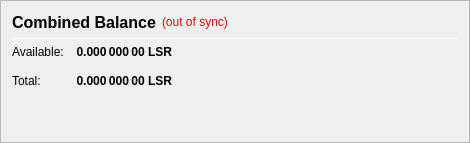
                   <widget class="QFrame" name="frame_CombinedBalances">
                    <property name="minimumSize">
                     <size>
                      <width>470</width>
                      <height>0</height>
                     </size>
                    </property>
                    <property name="frameShape">
                     <enum>QFrame::StyledPanel</enum>
                    </property>
                    <property name="frameShadow">
                     <enum>QFrame::Raised</enum>
                    </property>
                    <layout class="QVBoxLayout" name="verticalLayout_5">
                     <item>
                      <layout class="QHBoxLayout" name="horizontalLayout_5" stretch="0,0,0">
                       <item>
                        <widget class="QLabel" name="label_5z">
                         <property name="minimumSize">
                          <size>
                           <width>0</width>
                           <height>20</height>
                          </size>
                         </property>
                         <property name="font">
                          <font>
                           <pointsize>12</pointsize>
                           <weight>75</weight>
                           <bold>true</bold>
                          </font>
                         </property>
                         <property name="toolTip">
                          <string>Combined Balance (including unconfirmed and immature coins)</string>
                         </property>
                         <property name="text">
                          <string>Combined Balance</string>
                         </property>
                        </widget>
                       </item>
                       <item>
                        <widget class="QLabel" name="labelWalletStatus">
                         <property name="cursor">
                          <cursorShape>WhatsThisCursor</cursorShape>
                         </property>
                         <property name="toolTip">
                          <string>The displayed information may be out of date. Your wallet automatically synchronizes with the LeisureCoin network after a connection is established, but this process has not completed yet.</string>
                         </property>
                         <property name="styleSheet">
                          <string notr="true">QLabel { color: red; }</string>
                         </property>
                         <property name="text">
                          <string notr="true">(out of sync)</string>
                         </property>
                         <property name="alignment">
                          <set>Qt::AlignLeading|Qt::AlignLeft|Qt::AlignVCenter</set>
                         </property>
                        </widget>
                       </item>
                       <item>
                        <spacer name="horizontalSpacer_1">
                         <property name="orientation">
                          <enum>Qt::Horizontal</enum>
                         </property>
                         <property name="sizeHint" stdset="0">
                          <size>
                           <width>40</width>
                           <height>20</height>
                          </size>
                         </property>
                        </spacer>
                       </item>
                      </layout>
                     </item>
                     <item>
                      <widget class="Line" name="line_CombinedBalance">
                       <property name="minimumSize">
                        <size>
                         <width>0</width>
                         <height>1</height>
                        </size>
                       </property>
                       <property name="maximumSize">
                        <size>
                         <width>16777215</width>
                         <height>1</height>
                        </size>
                       </property>
                       <property name="orientation">
                        <enum>Qt::Horizontal</enum>
                       </property>
                      </widget>
                     </item>
                     <item>
                      <layout class="QGridLayout" name="gridLayout_3">
                       <property name="spacing">
                        <number>12</number>
                       </property>
                       <item row="1" column="0">
                        <widget class="QLabel" name="labelBalanceTextz">
                         <property name="text">
                          <string>Available:</string>
                         </property>
                        </widget>
                       </item>
                       <item row="1" column="1">
                        <widget class="QLabel" name="labelBalancez">
                         <property name="font">
                          <font>
                           <weight>75</weight>
                           <bold>true</bold>
                          </font>
                         </property>
                         <property name="cursor">
                          <cursorShape>IBeamCursor</cursorShape>
                         </property>
                         <property name="toolTip">
                          <string>Your current spendable balance</string>
                         </property>
                         <property name="text">
                          <string notr="true">0.000 000 00 LSR</string>
                         </property>
                         <property name="alignment">
                          <set>Qt::AlignRight|Qt::AlignTrailing|Qt::AlignVCenter</set>
                         </property>
                         <property name="textInteractionFlags">
                          <set>Qt::LinksAccessibleByMouse|Qt::TextSelectableByKeyboard|Qt::TextSelectableByMouse</set>
                         </property>
                        </widget>
                       </item>
                       <item row="2" column="0">
                        <widget class="QLabel" name="labelTotalTextz">
                         <property name="text">
                          <string>Total:</string>
                         </property>
                        </widget>
                       </item>
                       <item row="2" column="1">
                        <widget class="QLabel" name="labelTotalz">
                         <property name="font">
                          <font>
                           <weight>75</weight>
                           <bold>true</bold>
                          </font>
                         </property>
                         <property name="cursor">
                          <cursorShape>IBeamCursor</cursorShape>
                         </property>
                         <property name="toolTip">
                          <string>Total Balance, including all unavailable coins.</string>
                         </property>
                         <property name="text">
                          <string notr="true">0.000 000 00 LSR</string>
                         </property>
                         <property name="alignment">
                          <set>Qt::AlignRight|Qt::AlignTrailing|Qt::AlignVCenter</set>
                         </property>
                         <property name="textInteractionFlags">
                          <set>Qt::LinksAccessibleByMouse|Qt::TextSelectableByKeyboard|Qt::TextSelectableByMouse</set>
                         </property>
                        </widget>
                       </item>
                       <item row="2" column="3">
                        <spacer name="horizontalSpacer_2">
                         <property name="orientation">
                          <enum>Qt::Horizontal</enum>
                         </property>
                         <property name="sizeHint" stdset="0">
                          <size>
                           <width>40</width>
                           <height>20</height>
                          </size>
                         </property>
                        </spacer>
                       </item>
                      </layout>
                     </item>
                     <item>
                      <spacer name="verticalSpacer_1">
                       <property name="orientation">
                        <enum>Qt::Vertical</enum>
                       </property>
                       <property name="sizeHint" stdset="0">
                        <size>
                         <width>20</width>
                         <height>40</height>
                        </size>
                       </property>
                      </spacer>
                     </item>
                    </layout>
                   </widget>
